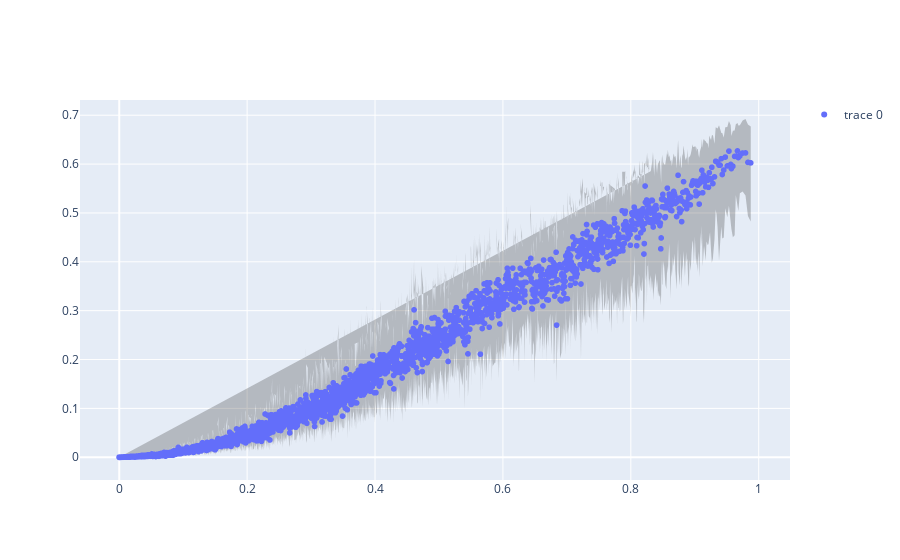

Source (notebook cell):
### Code cell
def explore_feature_vs_target(x: str, win=10, step=10, val_thr=0.0):
    series = df.set_index(df[x] / df[x].max()).sort_index()["target_per_capacity"]
    series = series.loc[series.index>val_thr]
    series_rolling_median = series.rolling(win).median()[::step]
    series_rolling_q75 = series.rolling(win).quantile(0.75)[::step]
    series_rolling_q25 = series.rolling(win).quantile(0.25)[::step]

    fig = go.Figure(
        [
            go.Scattergl(
                x=series_rolling_median.index, 
                y=series_rolling_median, 
                mode="markers", 
                hoverinfo="skip",
            ),
            go.Scatter(
                x=series_rolling_q75.index,
                y=series_rolling_q75,
                mode='lines',
                marker=dict(color="#444"),
                line=dict(width=0),
                showlegend=False
            ),
            go.Scatter(
                x=series_rolling_q25.index,
                y=series_rolling_q25,
                marker=dict(color="#444"),
                line=dict(width=0),
                mode='lines',
                fillcolor='rgba(68, 68, 68, 0.3)',
                fill='tonexty',
                showlegend=False
            )
        ]
    )

    return fig


explore_feature_vs_target("surface_solar_radiation_downwards_forecast", 150, 100)

### Figure 1 — Plotly figure (JSON) as saved in the notebook; plotly's stock layout.template omitted (floating-point values rounded to 4 significant figures; data arrays with more than 128 entries replaced by an {"elided": "..."} marker saying what was removed)
{"data": [{"hoverinfo": "skip", "mode": "markers", "type": "scattergl", "x": {"elided": "5412 float values"}, "y": {"elided": "5412 float values"}}, {"line": {"width": 0}, "marker": {"color": "#444"}, "mode": "lines", "showlegend": false, "type": "scatter", "x": {"elided": "5412 float values"}, "y": {"elided": "5412 float values"}}, {"fill": "tonexty", "fillcolor": "rgba(68, 68, 68, 0.3)", "line": {"width": 0}, "marker": {"color": "#444"}, "mode": "lines", "showlegend": false, "type": "scatter", "x": {"elided": "5412 float values"}, "y": {"elided": "5412 float values"}}], "layout": {}}
